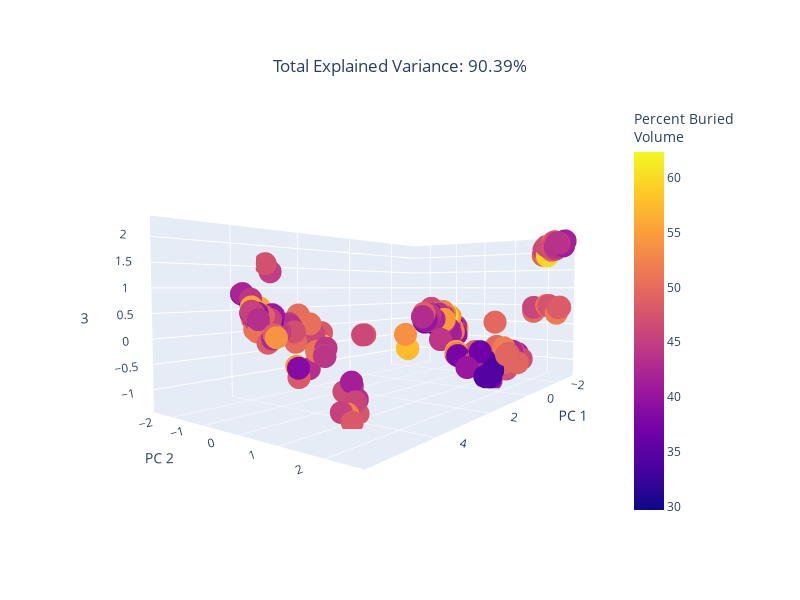

Notebook source saved alongside this figure:
### Markdown cell above
### Generate PCA map with NBO descriptors - find out cluster combinations through this

### Code cell
A_B_NBO_values = X_nbo['A-B_NBO'].tolist()
float_values = [float(value) for value in A_B_NBO_values]

A_NBO_values = X_nbo['A_NBO'].tolist()
float_values = [float(value) for value in A_NBO_values]


NBO_dist_2_a_b_diff = X_nbo['NBO-dist-2-a-b-diff'].tolist()
NBO_dist_2_a_b_diff = [float(value) for value in NBO_dist_2_a_b_diff]

NBO_dist_3_2_b_avg_diff = X_nbo['NBO-dist-3-2-b-avg-diff'].tolist()
NBO_dist_3_2_b_avg_diff = [float(value) for value in NBO_dist_2_a_b_diff]

vbur_octant_2 = X_2['% VBur octant 2'].tolist()
vbur_octant_2 = [float(value) for value in vbur_octant_2]


#Create PCA Plot in 3D
pca = PCA(n_components=3)
components = pca.fit_transform(X_nbo)

total_var = pca.explained_variance_ratio_.sum() * 100

fig = px.scatter_3d(
    components,
    x=0,
    y=1,
    z=2,
    # text=names,
    color = percent_buried_volume,
    title=f'Total Explained Variance: {total_var:.2f}%',
    labels={'0': 'PC 1', '1': 'PC 2', '2': 'PC 3'}
)

fig.update_layout(width=800, 
                  height=600,
                  coloraxis_colorbar=dict(
                  title=dict(text="Percent Buried<br>Volume",
                             side="top"),
                  x=0.85,  # Position the legend closer to the scatter plot
                  y=0.5,
                  xanchor='left',
                  yanchor='middle'),
                  title=dict(
                  x=0.5,          # Horizontal position (centered)
                  y=0.9,          # Vertical position (closer to the plot)
                  xanchor='center',
                  yanchor='top'
                    ) 
                 )
fig.show()

### Figure 1 — Plotly figure (JSON) as saved in the notebook; plotly's stock layout.template omitted (floating-point values rounded to 4 significant figures; data arrays with more than 128 entries replaced by an {"elided": "..."} marker saying what was removed)
{"data": [{"hovertemplate": "PC 1=%{x}<br>PC 2=%{y}<br>PC 3=%{z}<br>color=%{marker.color}<extra></extra>", "legendgroup": "", "marker": {"color": {"elided": "376 float values"}, "coloraxis": "coloraxis", "symbol": "circle"}, "mode": "markers", "name": "", "scene": "scene", "showlegend": false, "type": "scatter3d", "x": {"elided": "376 float values"}, "y": {"elided": "376 float values"}, "z": {"elided": "376 float values"}}], "layout": {"coloraxis": {"colorbar": {"title": {"side": "top", "text": "Percent Buried<br>Volume"}, "x": 0.85, "xanchor": "left", "y": 0.5, "yanchor": "middle"}, "colorscale": [[0, "#0d0887"], [0.1111, "#46039f"], [0.2222, "#7201a8"], [0.3333, "#9c179e"], [0.4444, "#bd3786"], [0.5556, "#d8576b"], [0.6667, "#ed7953"], [0.7778, "#fb9f3a"], [0.8889, "#fdca26"], [1, "#f0f921"]]}, "height": 600, "legend": {"tracegroupgap": 0}, "scene": {"aspectmode": "auto", "aspectratio": {"x": 1.587, "y": 0.9392, "z": 0.671}, "camera": {"center": {"x": 0, "y": 0, "z": 0}, "eye": {"x": 1.698, "y": 1.224, "z": 0.09242}, "projection": {"type": "perspective"}, "up": {"x": 0, "y": 0, "z": 1}}, "domain": {"x": [0, 1], "y": [0, 1]}, "xaxis": {"title": {"text": "PC 1"}, "type": "linear"}, "yaxis": {"title": {"text": "PC 2"}, "type": "linear"}, "zaxis": {"title": {"text": "PC 3"}, "type": "linear"}}, "title": {"text": "Total Explained Variance: 90.39%", "x": 0.5, "xanchor": "center", "y": 0.9, "yanchor": "top"}, "width": 800}}
